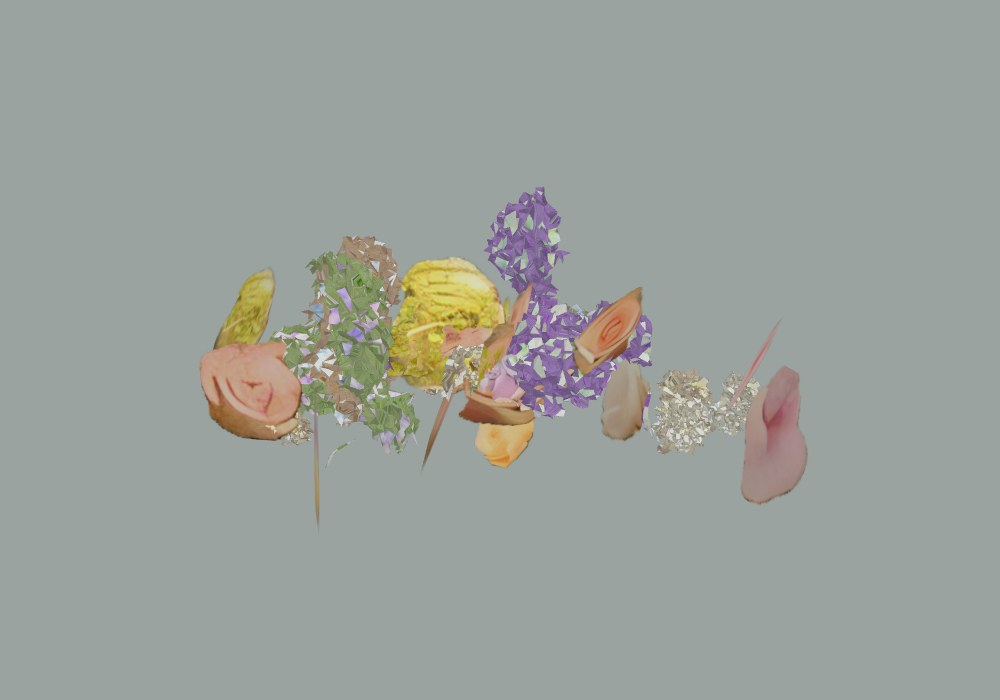
#> input picture kkotgil_1002_bright/사진/F_A_new_1.5.jpg, 1000 x 700 px
$ python floor.py '../사진/F_A_new_1.5.jpg' '../사진/F_A_new_4.jpg'
#> lines starting #> are read from the running program, lines starting #| are printed output that depends on the picture
import numpy as np,sys
from PIL import Image,ImageFilter
def floor(w,h,seed=3):
    rng=np.random.default_rng(seed); y,x=np.mgrid[0:h,0:w].astype(float)
    base=np.array([233,216,202.])
    g=(1-0.10*(y/h))[...,None]*base                         # 위가 밝은 그러데이션
    s=np.sin((x*0.9+y*0.55)/38.0)                            # 비스듬한 햇살 줄
    g=g*(1+0.06*np.clip(s,0,1)[...,None])-np.array([6,10,14])*np.clip(-s,0,1)[...,None]
    tile=((x%120)<2)|(((y+0.3*x)%95)<2); g[tile]*=0.93          # 바닥 타일 줄
    return np.clip(g,0,255)
def comp(src,dst):
#> called with src = '../사진/F_A_new_1.5.jpg', dst = '../사진/F_A_new_4.jpg'
    a=np.asarray(Image.open(src).convert('RGB')).astype(float); h,w=a.shape[:2]
#> after `h, w = a.shape[:2]`: h = 700; w = 1000
    bg=np.array([0xeb,0xd8,0xca]); d=np.abs(a-bg).sum(-1)
#> after `d = np.abs(a - bg).sum(-1)`:
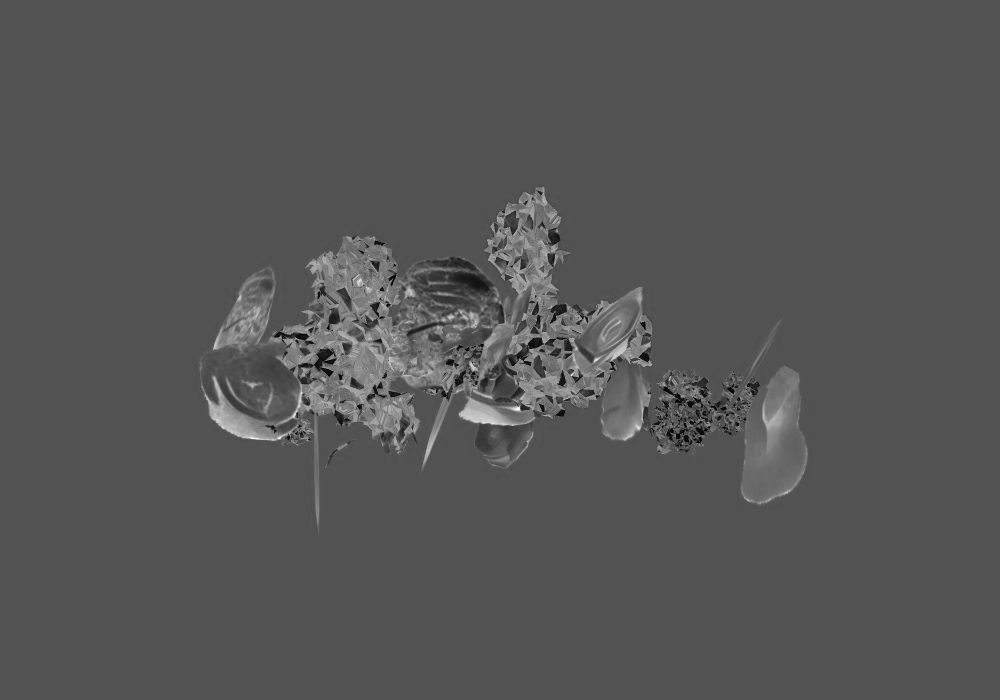
#> d: shape (700, 1000) float64; min 5, max 532, mean 181.8; drawn with min black and max white
    m=np.clip(d/40,0,1)[...,None]                            # 가장자리 부드럽게
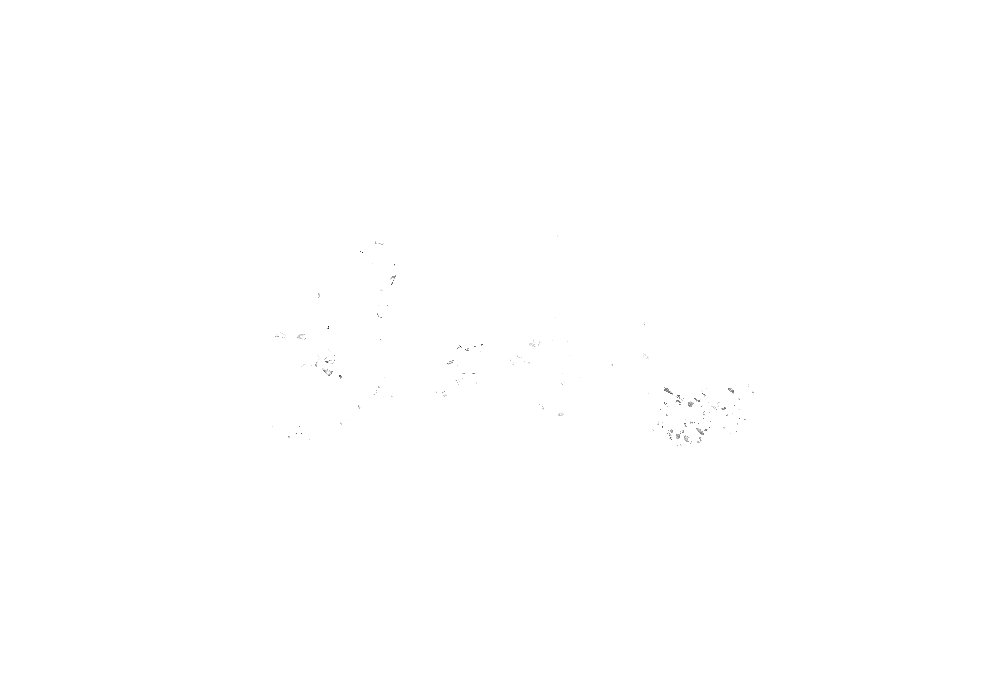
#> m: shape (700, 1000, 1) float64; min 0.125, max 1, mean 1
    f=floor(w,h); out=a*m+f*(1-m)
#> in floor, `g=g*(1+0.06*np.clip(s,0,1)[...,None])-np.array([6,10,14])*np.clip(-s,0..`:
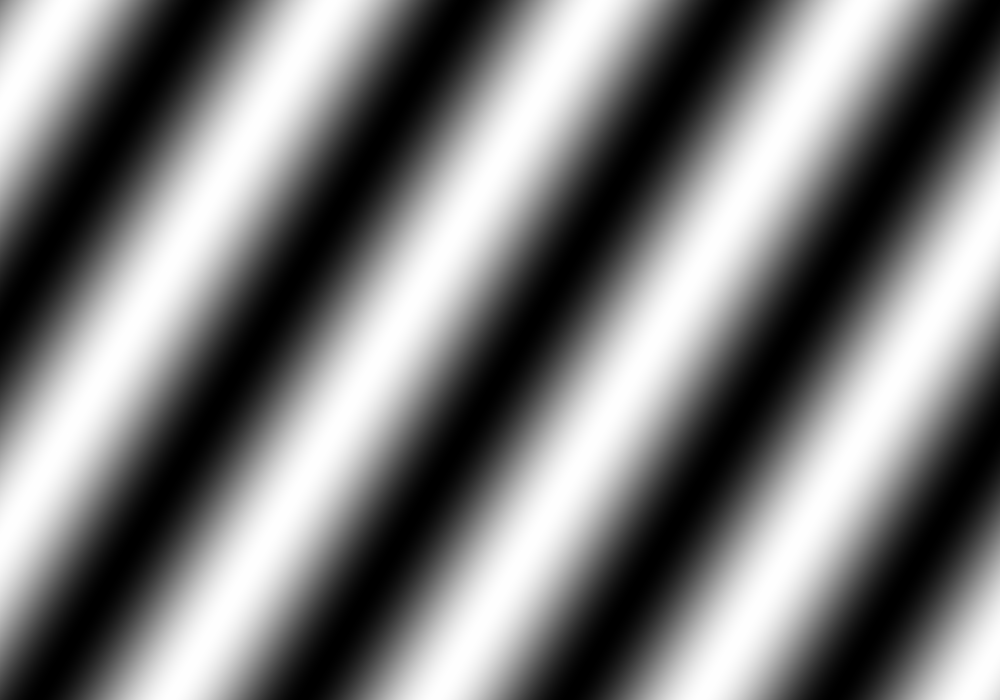
#> s: shape (700, 1000) float64; min -1, max 1, mean -0.00958; drawn with min black and max white
#> in floor, `g[tile] *= 0.93`:
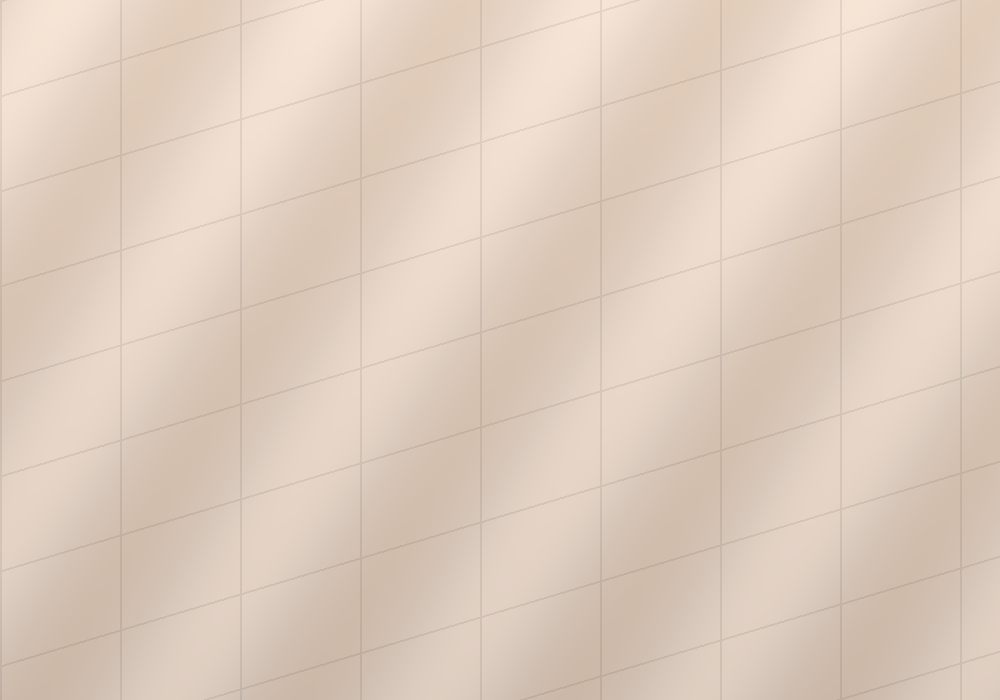
#> g: shape (700, 1000, 3) float64; mean of channels 0, 1, 2 223, 205.3, 190.5; drawn as R, G, B
    Image.fromarray(out.astype(np.uint8)).filter(ImageFilter.GaussianBlur(0.3)).save(dst)
if __name__=='__main__': comp(sys.argv[1],sys.argv[2])

$ run again, on kkotgil_1002_bright/사진/F_A_now_4.jpg
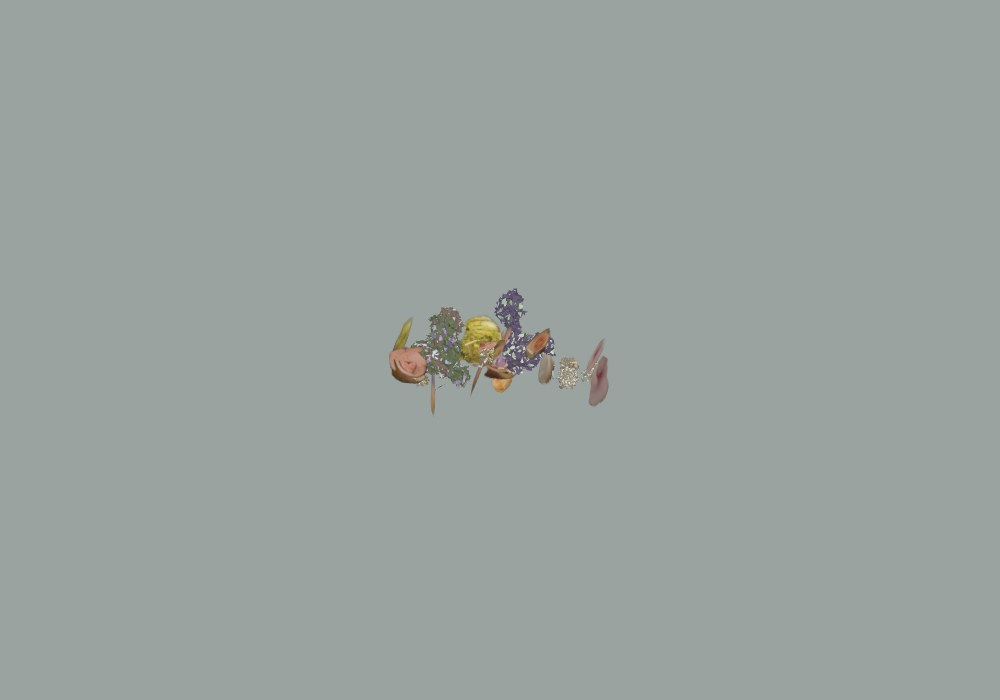
#> input picture kkotgil_1002_bright/사진/F_A_now_4.jpg, 1000 x 700 px
#> in comp, `d = np.abs(a - bg).sum(-1)`:
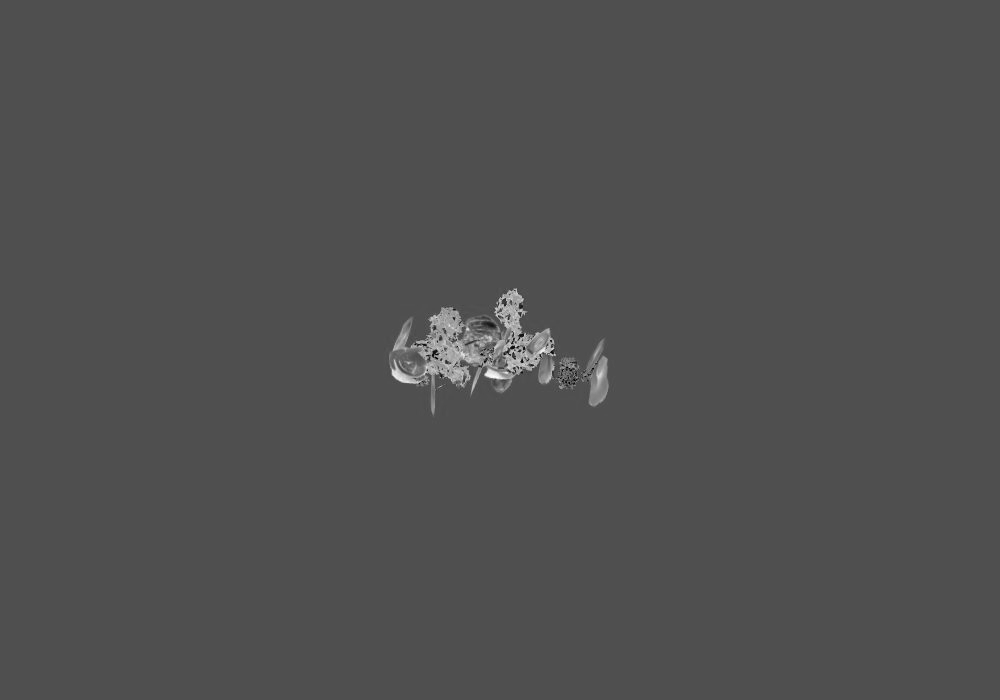
#> d: shape (700, 1000) float64; min 11, max 537, mean 177.9; drawn with min black and max white
